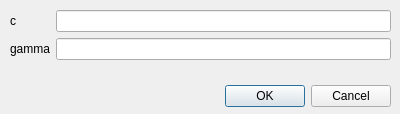
<?xml version="1.0" encoding="UTF-8"?>
<ui version="4.0">
 <class>FormTransformationLog</class>
 <widget class="QDialog" name="FormTransformationLog">
  <property name="geometry">
   <rect>
    <x>0</x>
    <y>0</y>
    <width>400</width>
    <height>114</height>
   </rect>
  </property>
  <property name="windowTitle">
   <string>Dialog</string>
  </property>
  <widget class="QDialogButtonBox" name="buttonBox">
   <property name="geometry">
    <rect>
     <x>50</x>
     <y>80</y>
     <width>341</width>
     <height>32</height>
    </rect>
   </property>
   <property name="orientation">
    <enum>Qt::Horizontal</enum>
   </property>
   <property name="standardButtons">
    <set>QDialogButtonBox::Cancel|QDialogButtonBox::Ok</set>
   </property>
  </widget>
  <widget class="QWidget" name="formLayoutWidget">
   <property name="geometry">
    <rect>
     <x>10</x>
     <y>10</y>
     <width>381</width>
     <height>71</height>
    </rect>
   </property>
   <layout class="QFormLayout" name="formLayout">
    <item row="0" column="0">
     <widget class="QLabel" name="label">
      <property name="text">
       <string>c</string>
      </property>
     </widget>
    </item>
    <item row="1" column="0">
     <widget class="QLabel" name="label_2">
      <property name="text">
       <string>gamma</string>
      </property>
     </widget>
    </item>
    <item row="0" column="1">
     <widget class="QLineEdit" name="lineEdit"/>
    </item>
    <item row="1" column="1">
     <widget class="QLineEdit" name="lineEdit_2"/>
    </item>
   </layout>
  </widget>
 </widget>
 <resources/>
 <connections>
  <connection>
   <sender>buttonBox</sender>
   <signal>accepted()</signal>
   <receiver>FormTransformationLog</receiver>
   <slot>accept()</slot>
   <hints>
    <hint type="sourcelabel">
     <x>248</x>
     <y>254</y>
    </hint>
    <hint type="destinationlabel">
     <x>157</x>
     <y>274</y>
    </hint>
   </hints>
  </connection>
  <connection>
   <sender>buttonBox</sender>
   <signal>rejected()</signal>
   <receiver>FormTransformationLog</receiver>
   <slot>reject()</slot>
   <hints>
    <hint type="sourcelabel">
     <x>316</x>
     <y>260</y>
    </hint>
    <hint type="destinationlabel">
     <x>286</x>
     <y>274</y>
    </hint>
   </hints>
  </connection>
 </connections>
</ui>
